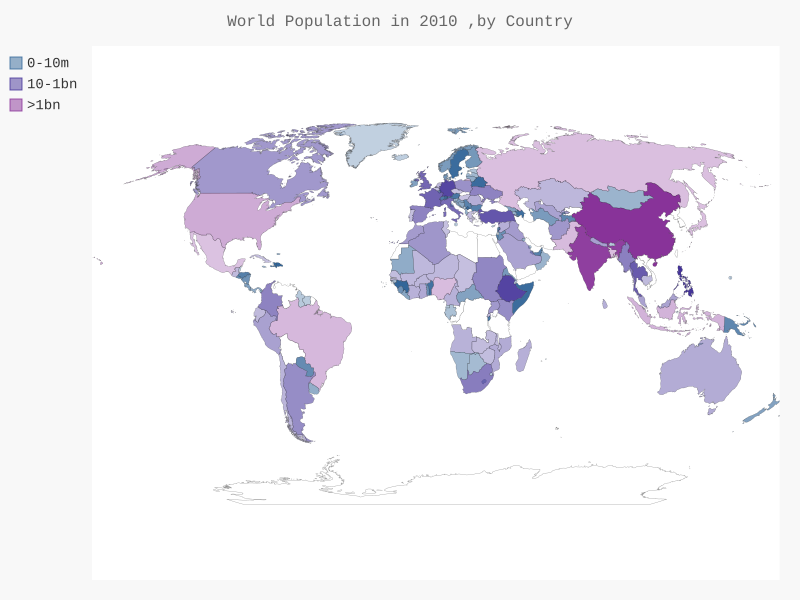

Source code (Python):
import json
import pygal.maps.world
from country_codes import get_country_code
from pygal.style import RotateStyle
from pygal.style import LightColorizedStyle
#将数据加载到一个列表中
filename = 'population_data.json'
with open(filename) as f:
	pop_data = json.load(f)

#创建一个人口数量的字典
cc_populations = {}
for pop_dict in pop_data:
	if pop_dict['Year'] =='2010':
		country_name = pop_dict['Country Name']
		population = int(float(pop_dict['Value']))
		code =get_country_code(country_name)
		if code:
			cc_populations[code] = population
cc_pops_1,cc_pops_2,cc_pops_3 = {},{},{}
for cc,pop in cc_populations.items():
	if pop < 10000000:
		cc_pops_1[cc] = pop
	elif pop < 100000000:
		cc_pops_2[cc] = pop
	else:
		cc_pops_3[cc] = pop

wm_style = RotateStyle('#336699',base_style=LightColorizedStyle)
wm = pygal.maps.world.World(style=wm_style)
wm.title = 'World Population in 2010 ,by Country'
wm.add('0-10m',cc_pops_1)
wm.add('10-1bn',cc_pops_2)
wm.add('>1bn',cc_pops_3)
wm.render_to_file('world_population.svg')
